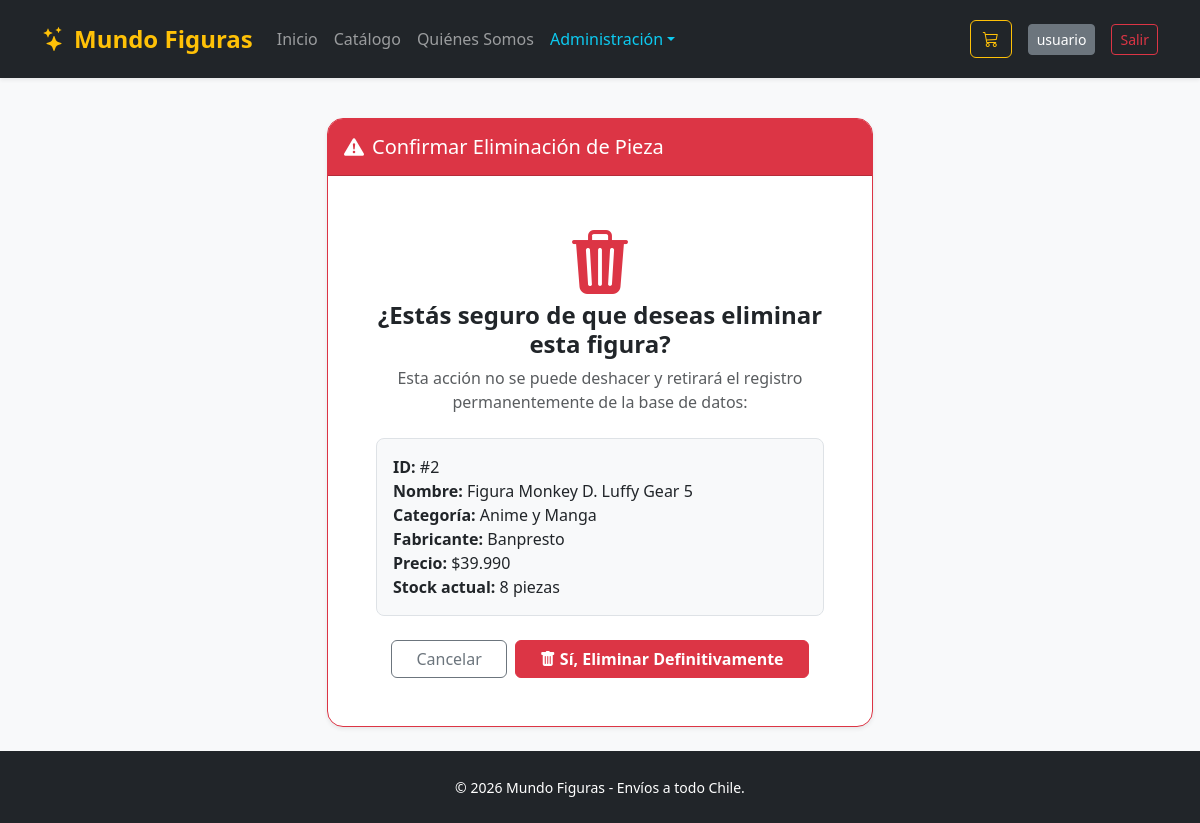
The app's page /catalogo/gestion/eliminar/2/ (signed in) with its own data.
### apps/catalogo/models.py (models this page shows, shortened)
class Figura(models.Model):
    nombre = models.CharField(max_length=200, verbose_name="Nombre de la Figura")
    slug = models.SlugField(max_length=220, unique=True, blank=True)
    categoria = models.ForeignKey(Categoria, on_delete=models.PROTECT, related_name="figuras", verbose_name="Categoría")
    fabricante = models.CharField(max_length=100, verbose_name="Fabricante / Marca")
    escala = models.CharField(max_length=50, blank=True, verbose_name="Escala o Altura")
    descripcion = models.TextField(verbose_name="Descripción y Materiales")
    precio = models.DecimalField(max_digits=10, decimal_places=0, validators=[MinValueValidator(0)], verbose_name="Precio en CLP")
    stock = models.PositiveIntegerField(default=0, verbose_name="Stock disponible")
    imagen = models.ImageField(upload_to="figuras/", blank=True, null=True, verbose_name="Fotografía")
    destacado = models.BooleanField(default=False, verbose_name="¿Destacado?")
    activo = models.BooleanField(default=True, verbose_name="¿Disponible?")
    fecha_creacion = models.DateTimeField(auto_now_add=True)
    fecha_actualizacion = models.DateTimeField(auto_now=True)
    class Meta:
        verbose_name_plural = "Figuras Coleccionables"
        ordering = ['-fecha_creacion']
    @property
    def precio_formateado(self):
        return f"${self.precio:,.0f}".replace(",", ".")

class Categoria(models.Model):
    nombre = models.CharField(max_length=100, unique=True, verbose_name="Categoría o Franquicia")
    slug = models.SlugField(max_length=120, unique=True, blank=True, help_text="URL amigable")
    descripcion = models.TextField(blank=True, verbose_name="Descripción")
    activo = models.BooleanField(default=True, verbose_name="¿Activo?")
    creado_en = models.DateTimeField(auto_now_add=True)
    class Meta:
        verbose_name_plural = "Categorías"
        ordering = ['nombre']

### apps/catalogo/views.py (the view)
# urls.py: path('gestion/eliminar/<int:id>/', views.figura_eliminar, name='eliminar'),
@login_required
@user_passes_test(es_administrador, login_url='catalogo:lista')
def figura_eliminar(request, id):
    figura = get_object_or_404(Figura, id=id)
    if request.method == 'POST':
        nombre = figura.nombre
        figura.delete()
        messages.success(request, f"Figura '{nombre}' eliminada.")
        return redirect('catalogo:gestion')
    return render(request, 'catalogo/figura_confirmar_eliminar.html', {'figura': figura})

### apps/catalogo/views.py (called while the page is built)
def es_administrador(user):
    return user.is_authenticated and (user.is_staff or user.is_superuser)

### apps/pedidos/context_processors.py (called while the page is built)
def carrito_context(request):
    carrito = request.session.get('carrito', {})
    total_items = sum(item.get('cantidad', 0) for item in carrito.values())
    return{
        'carrito_total_items': total_items
    }

### apps/catalogo/templates/catalogo/figura_confirmar_eliminar.html (shortened to what this page needs)
{% extends 'base.html' %}
{% block content %}
<div class="row justify-content-center">
    <div class="col-md-6">
        <div class="card border-danger shadow-sm rounded-4 overflow-hidden bg-white">
            <div class="card-header bg-danger text-white py-3">
                <h5 class="card-title mb-0"><i class="bi bi-exclamation-triangle-fill me-2"></i>Confirmar Eliminación de Pieza</h5>
            </div>
            <div class="card-body p-4 p-md-5 text-center">
                <i class="bi bi-trash3-fill text-danger display-3 mb-3"></i>
                <h4 class="fw-bold mb-2">¿Estás seguro de que deseas eliminar esta figura?</h4>
                <p class="text-muted mb-4">Esta acción no se puede deshacer y retirará el registro permanentemente de la base de datos:</p>
                <div class="p-3 bg-light rounded-3 border mb-4 text-start">
                    <ul class="list-unstyled mb-0">
                        <li><strong>ID:</strong> #{{ figura.id }}</li>
                        <li><strong>Nombre:</strong> {{ figura.nombre }}</li>
                        <li><strong>Categoría:</strong> {{ figura.categoria.nombre }}</li>
                        <li><strong>Fabricante:</strong> {{ figura.fabricante }}</li>
                        <li><strong>Precio:</strong> {{ figura.precio_formateado }}</li>
                        <li><strong>Stock actual:</strong> {{ figura.stock }} piezas</li>
                    </ul>
                </div>
                <form method="post">
                    <div class="d-flex justify-content-center gap-2">
                        <a href="{% url 'catalogo:gestion' %}" class="btn btn-outline-secondary px-4">
                            Cancelar
                        </a>
                        <button type="submit" class="btn btn-danger px-4 fw-semibold">
                            <i class="bi bi-trash-fill me-1"></i>Sí, Eliminar Definitivamente
                        </button>
                    </div>
                </form>
            </div>
        </div>
    </div>
</div>
{% endblock %}

### templates/base.html (shortened to what this page needs)
<!DOCTYPE html>
<html lang="es">
<head>
    <link href="https://cdn.jsdelivr.net/npm/bootstrap@5.3.3/dist/css/bootstrap.min.css" rel="stylesheet">
    <link rel="stylesheet" href="https://cdn.jsdelivr.net/npm/bootstrap-icons@1.11.3/font/bootstrap-icons.min.css">
</head>
<body class="bg-light d-flex flex-column min-vh-100">
    <nav class="navbar navbar-expand-lg navbar-dark bg-dark sticky-top shadow-sm py-3">
        <div class="container">
            <a class="navbar-brand fw-bold text-warning fs-4" href="{% url 'core:inicio' %}">
                <i class="bi bi-stars me-2"></i>Mundo Figuras
            </a>
            <div class="collapse navbar-collapse" id="menu">
                <ul class="navbar-nav me-auto">
                    <li class="nav-item"><a class="nav-link" href="{% url 'core:inicio' %}">Inicio</a></li>
                    <li class="nav-item"><a class="nav-link" href="{% url 'catalogo:lista' %}">Catálogo</a></li>
                    <li class="nav-item"><a class="nav-link" href="{% url 'core:nosotros' %}">Quiénes Somos</a></li>
                    {% if user.is_staff %}
                    <li class="nav-item dropdown">
                        <a class="nav-link dropdown-toggle text-info" href="#" data-bs-toggle="dropdown">Administración</a>
                    </li>
                    {% endif %}
                </ul>
                <div class="d-flex align-items-center gap-3">
                    <a href="{% url 'pedidos:ver' %}" class="btn btn-outline-warning position-relative">
                        <i class="bi bi-cart3"></i>
                    </a>
                    {% if user.is_authenticated %}
                        <a href="{% url 'usuarios:perfil' %}" class="btn btn-secondary btn-sm">{{ user.username }}</a>
                        <a href="{% url 'usuarios:logout' %}" class="btn btn-outline-danger btn-sm">Salir</a>
                    {% else %}
                        <a href="{% url 'usuarios:login' %}" class="btn btn-outline-light btn-sm">Ingresar</a>
                        <a href="{% url 'usuarios:registro' %}" class="btn btn-warning btn-sm fw-semibold">Registrarse</a>
                    {% endif %}
                </div>
            </div>
        </div>
    </nav>
    <main class="container my-4 flex-grow-1">
        {% block content %}{% endblock %}
    </main>
    <footer class="bg-dark text-white py-4 mt-auto">
        <div class="container text-center">
            <small>&copy; 2026 Mundo Figuras - Envíos a todo Chile.</small>
        </div>
    </footer>
</body>
</html>

### records on screen
Figura: id "2", nombre "Figura Monkey D. Luffy Gear 5", categoria.nombre "Anime y Manga", fabricante "Banpresto", precio_formateado "$39.990", stock "8"

### other values on screen
{{ user.username }} "usuario"
